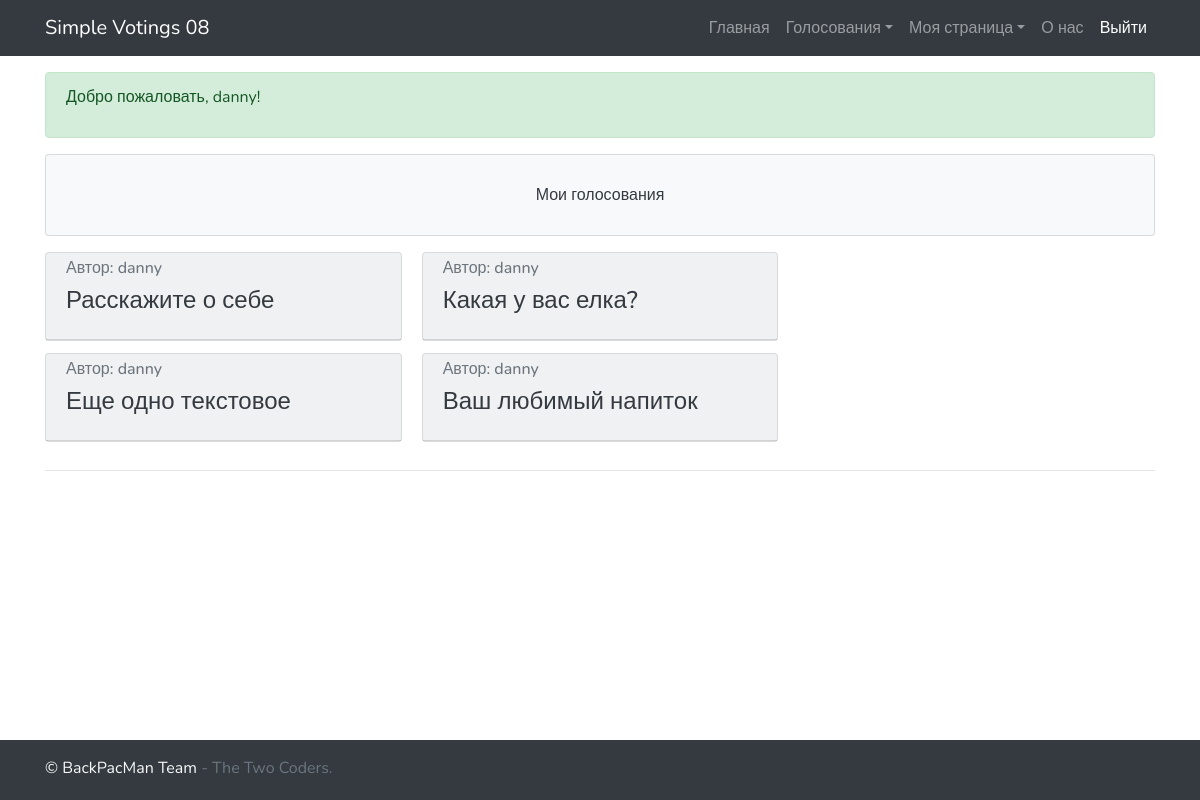
The app's page /my_votings/ (signed in), older data.
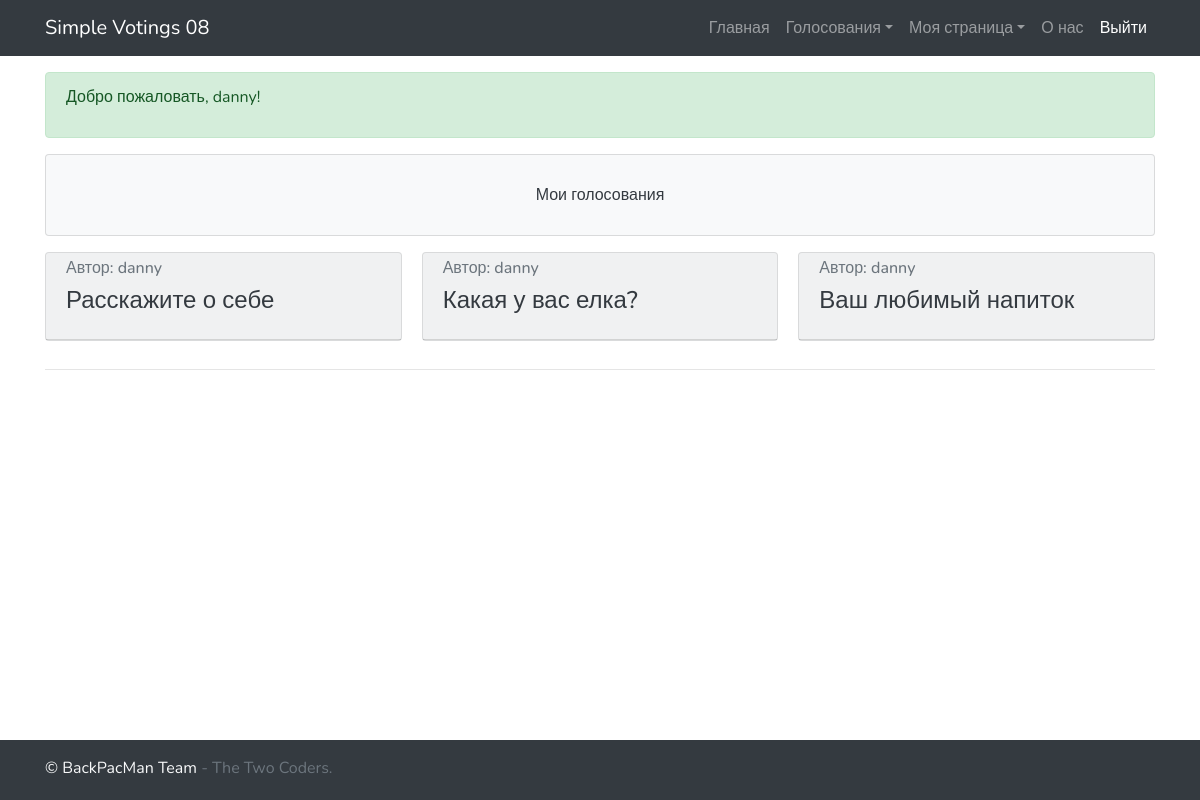
The same page, newer data.
### main_app/models.py (models this page shows, shortened)
class Voting(models.Model):
    question = models.CharField(max_length=50)
    type = models.CharField(max_length=20, default='radio')  # radio, checkbox, text_input
    author = models.ForeignKey(get_user_model(), on_delete=models.CASCADE)
    def options(self):
        return Options.objects.filter(voting_id=self.id)
    def users(self):
        return {e.user_id for e in Vote.objects.filter(voting_id=self.id)}
    def voting_view(self):
        return "/voting/" + str(self.id)

### main_app/views.py (the view)
# urls.py: path('my_votings/', my_votings),
@login_required()
def my_votings(request):
    context = {
        'pagetitle': 'Мои голосования',
        'votings': models.Voting.objects.filter(author_id=request.user.id),
        'menu': get_menu_context(request),
        'user': request.user,
        'loginform': AuthenticationForm(),
        'main_message': 'Мои голосования',
        'auth_msg': greeting(request),
        'expand': True
    }
    if False and request:
        context['vote_errors'] = request.errors.vote
    return render(request, 'my_votings.html', context)

### main_app/models.py (called while the page is built)
    def votes(self):
        return {e.id for e in Vote.objects.filter(option_id=self.id)}

    def users(self):
        return {e.id for e in Vote.objects.filter(voting_id=self.voting_id)}

    def get_votes_percentage(self):
        return int(len(self.votes()) / len(self.users()) * 100)

    def get_votes_count_t(self):
        a = len(self.votes())
        return f"(Выбор {a} пользовател{get_suffix(a, 'ей', 'я', 'ей')})" \
            if a else "(Никто ещё не выбирал этот вариант)"

### main_app/views.py (called while the page is built)
def greeting(request):
    if request.user.is_authenticated:
        if request.user.first_name:
            auth_msg = 'Добро пожаловать, {} {}!'.format(request.user.first_name, request.user.last_name)
        else:
            auth_msg = 'Добро пожаловать, {}!'.format(request.user)
    else:
        auth_msg = 'Вы вошли как гость. Чтобы продолжить, нужно авторизоваться'
    return auth_msg

def get_suffix(x: int, zero: str, one: str, two: str, ):
    x %= 100
    if 9 < x < 20:
        return zero
    x %= 10
    if x is 1:
        return one
    elif x in [2, 3, 4]:
        return two
    else:
        return zero

### main_app/templates/my_votings.html
{% extends "basic.html" %}
{% block main %}
<div class="card-columns">
    {% for voting in votings %}
    {% include 'forms/voting_basic.html' with action="/vote/"%}
    {% endfor %}
</div>
<hr>
{% endblock %}

### main_app/templates/forms/basic.html (shortened to what this page needs)
<form method="{% block method %}{{ method|default:'POST' }}{% endblock %}"
      action="{% block action %}{{ action|default:'/' }}{% endblock %}" id="voting_form">
    <div class="card bg-light">
        <div class="card-header" {% if expand %}
             data-toggle="collapse" href="#voting_{{voting.id}}" role="button" aria-expanded="false"
             aria-controls="voting_{{voting.id}}" {% endif %}>
            <h6 class="card-subtitle mb-2 text-muted">Автор:
                {% if voting.author.first_name %} {{ voting.author.first_name }}
                {% else %} {{ voting.author }} {% endif %} </h6>
            <h4 class="card-title"><a href="{{voting.voting_view}}" class="text-dark"> {{ voting.question }}</a></h4>
        </div>
    </div>
</form>

Row changes from the older to the newer data that the page shows:
removed Voting: author "danny", question "Еще одно текстовое"
